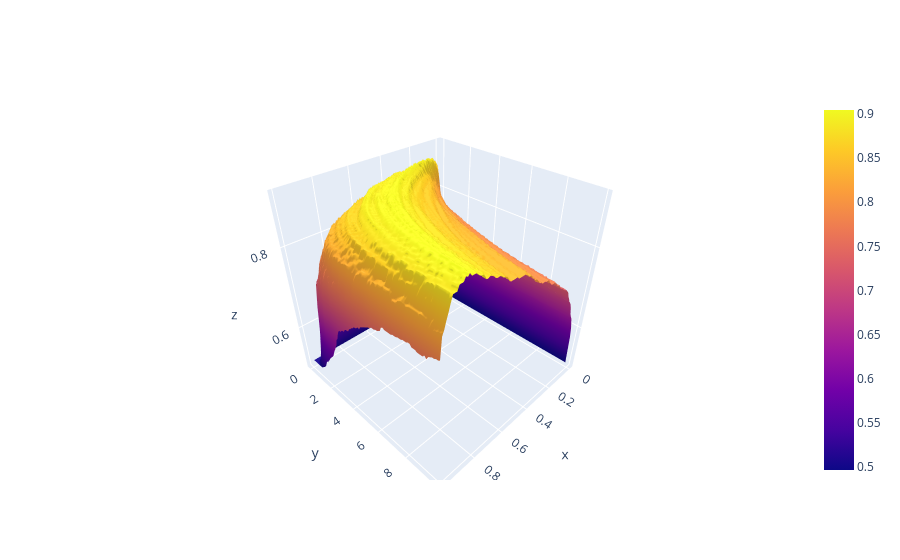

Here is the notebook cell this chart was saved with:
### Code cell
df = pd.read_csv(path)

df = df.drop(["img_id", "gender", "diagnostic", "biopsed", "melanoma_colors"], axis = 1)
df["prediction"] = False

x = df.iloc[:, 3:]
y = df['skin_cancer_diagnosis']

x_train, x_valtest, y_train, y_valtest = train_test_split(
x, y, test_size = 0.4, random_state = 8008135, stratify = y)

x_val, x_test, y_val, y_test = train_test_split(
x_valtest, y_valtest, test_size = 0.5, random_state = 8008135, stratify = y_valtest)

scaler = StandardScaler()
x_train_scaled = scaler.fit_transform(x_train)
x_val_scaled = scaler.transform(x_val)
x_test_scaled = scaler.transform(x_test)

x = np.arange(0, 1, 0.01)
y = np.arange(0, 10, 0.1)
models = [LogisticRegression(random_state = 8008135, class_weight = {1: i, 0: 1}) for i in y]
for model in models:
    model.fit(x_train_scaled, y_train) 
preds = [model.predict_proba(x_val_scaled)[:, 1] for model in models]
z = np.array([[accuracy_score(y_val, (j >= i).astype(int)) for i in x] for j in preds])

fig = go.Figure()
fig.add_trace(go.Surface(x = x, y = y, z = z))

### Figure 1 — Plotly figure (JSON) as saved in the notebook; plotly's stock layout.template omitted (floating-point values rounded to 4 significant figures; data arrays with more than 128 entries replaced by an {"elided": "..."} marker saying what was removed)
{"data": [{"type": "surface", "x": [0, 0.01, 0.02, 0.03, 0.04, 0.05, 0.06, 0.07, 0.08, 0.09, 0.1, 0.11, 0.12, 0.13, 0.14, 0.15, 0.16, 0.17, 0.18, 0.19, 0.2, 0.21, 0.22, 0.23, 0.24, 0.25, 0.26, 0.27, 0.28, 0.29, 0.3, 0.31, 0.32, 0.33, 0.34, 0.35, 0.36, 0.37, 0.38, 0.39, 0.4, 0.41, 0.42, 0.43, 0.44, 0.45, 0.46, 0.47, 0.48, 0.49, 0.5, 0.51, 0.52, 0.53, 0.54, 0.55, 0.56, 0.57, 0.58, 0.59, 0.6, 0.61, 0.62, 0.63, 0.64, 0.65, 0.66, 0.67, 0.68, 0.69, 0.7, 0.71, 0.72, 0.73, 0.74, 0.75, 0.76, 0.77, 0.78, 0.79, 0.8, 0.81, 0.82, 0.83, 0.84, 0.85, 0.86, 0.87, 0.88, 0.89, 0.9, 0.91, 0.92, 0.93, 0.94, 0.95, 0.96, 0.97, 0.98, 0.99], "y": [0, 0.1, 0.2, 0.3, 0.4, 0.5, 0.6, 0.7, 0.8, 0.9, 1, 1.1, 1.2, 1.3, 1.4, 1.5, 1.6, 1.7, 1.8, 1.9, 2, 2.1, 2.2, 2.3, 2.4, 2.5, 2.6, 2.7, 2.8, 2.9, 3, 3.1, 3.2, 3.3, 3.4, 3.5, 3.6, 3.7, 3.8, 3.9, 4, 4.1, 4.2, 4.3, 4.4, 4.5, 4.6, 4.7, 4.8, 4.9, 5, 5.1, 5.2, 5.3, 5.4, 5.5, 5.6, 5.7, 5.8, 5.9, 6, 6.1, 6.2, 6.3, 6.4, 6.5, 6.6, 6.7, 6.8, 6.9, 7, 7.1, 7.2, 7.3, 7.4, 7.5, 7.6, 7.7, 7.8, 7.9, 8, 8.1, 8.2, 8.3, 8.4, 8.5, 8.6, 8.7, 8.8, 8.9, 9, 9.1, 9.2, 9.3, 9.4, 9.5, 9.6, 9.7, 9.8, 9.9], "z": {"elided": "100x100 float values"}}], "layout": {}}
